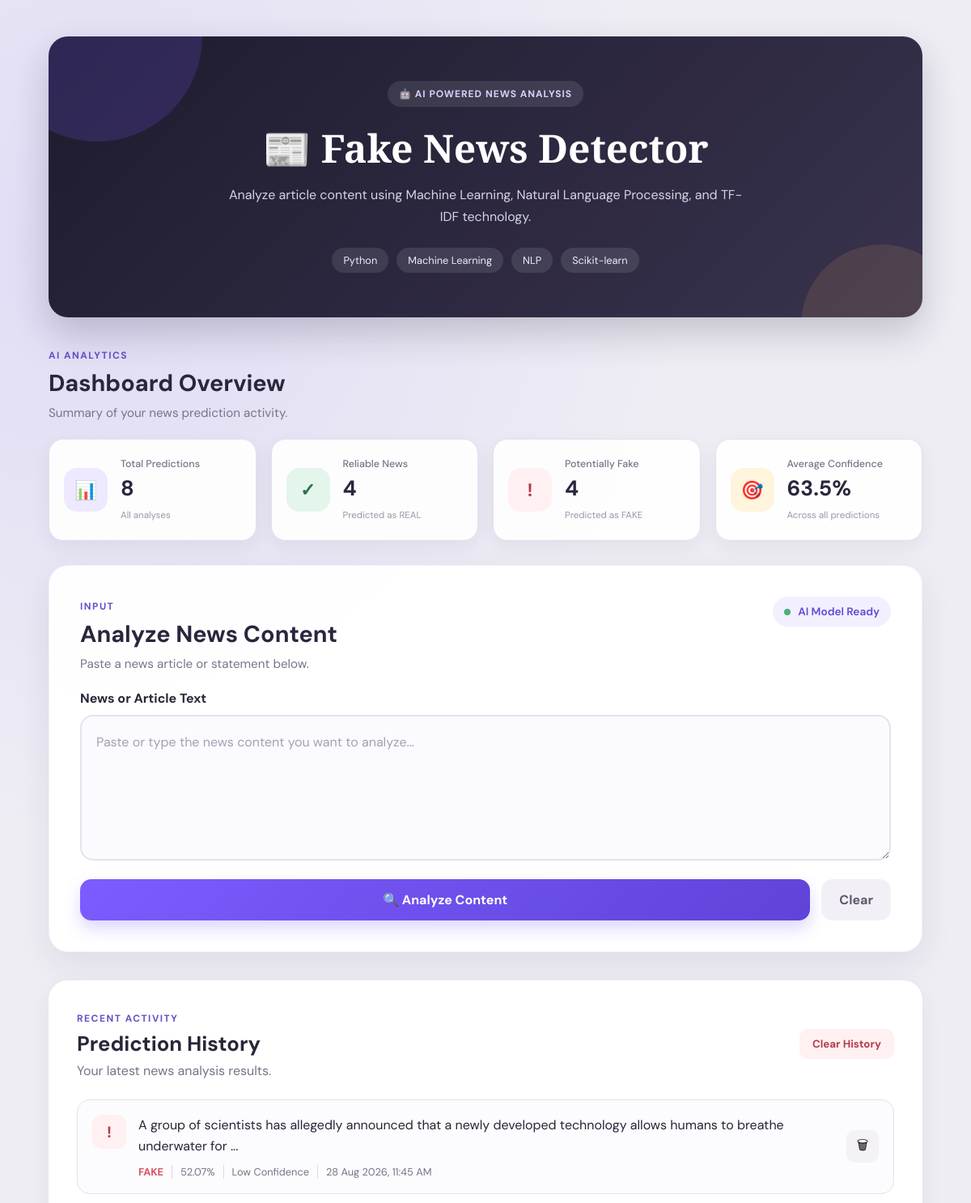
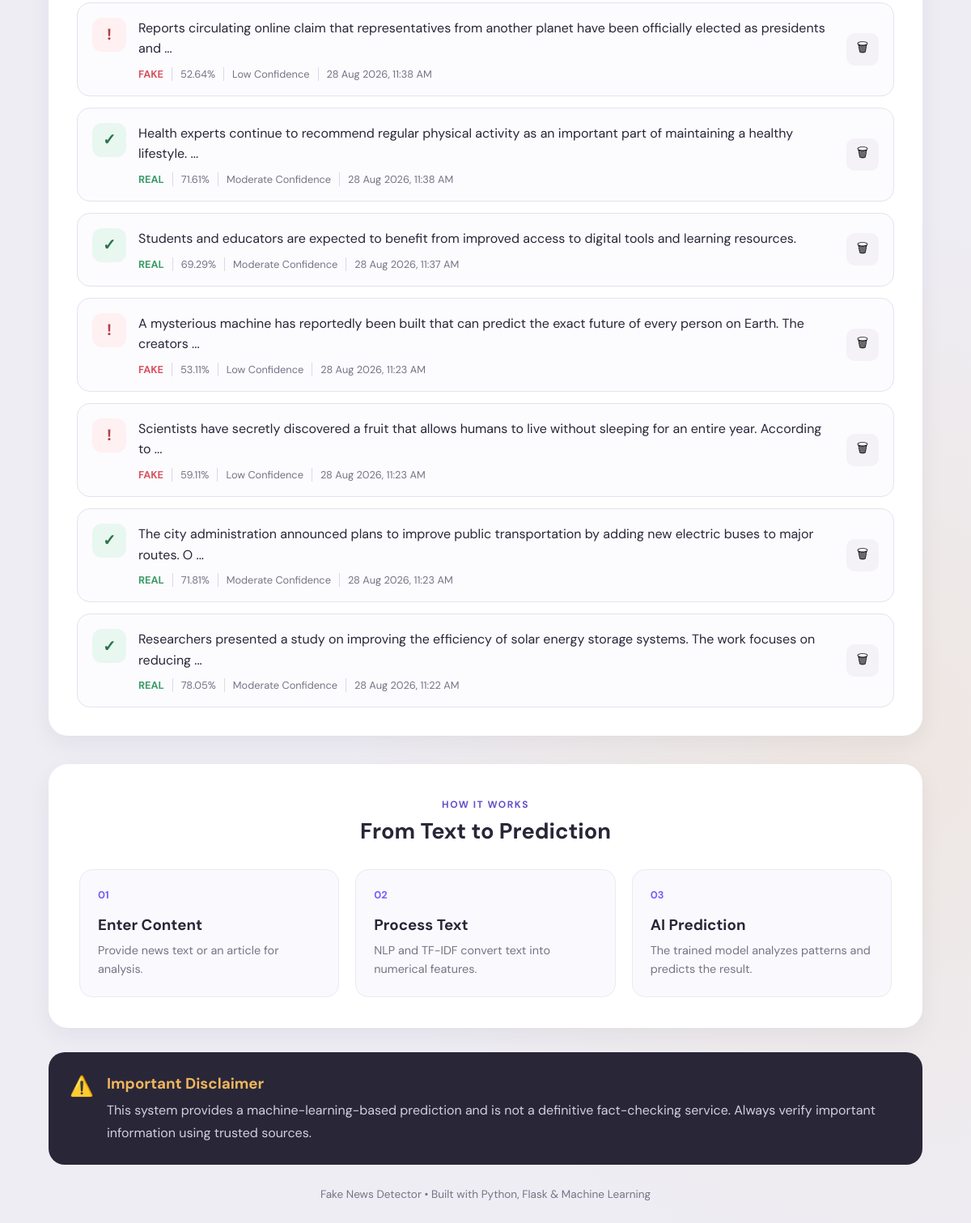
The page / on the database its author committed (2 pictures, top to bottom).
### tables this page shows
CREATE TABLE prediction_history (
            id INTEGER PRIMARY KEY AUTOINCREMENT,
            news_text TEXT NOT NULL,
            prediction TEXT NOT NULL,
            confidence REAL NOT NULL,
            confidence_level TEXT NOT NULL,
            created_at TEXT NOT NULL
        );

### app.py (the view, shortened to what this page needs)
@app.route("/", methods=["GET", "POST"])
def home():
    prediction = None
    confidence = None
    confidence_level = None
    news_text = ""
    error = None
    conn = get_db_connection()
    history = conn.execute(
        """
        SELECT *
        FROM prediction_history
        ORDER BY id DESC
        LIMIT 10
        """
    ).fetchall()
    total_predictions = conn.execute(
        """
        SELECT COUNT(*)
        FROM prediction_history
        """
    ).fetchone()[0]
    total_real = conn.execute(
        """
        SELECT COUNT(*)
        FROM prediction_history
        WHERE prediction = 'REAL'
        """
    ).fetchone()[0]
    total_fake = conn.execute(
        """
        SELECT COUNT(*)
        FROM prediction_history
        WHERE prediction = 'FAKE'
        """
    ).fetchone()[0]
    average_confidence = conn.execute(
        """
        SELECT AVG(confidence)
        FROM prediction_history
        """
    ).fetchone()[0]
    if average_confidence is None:
        average_confidence = 0
    conn.close()
    return render_template(
        "index.html",
        prediction=prediction,
        confidence=confidence,
        confidence_level=confidence_level,
        news_text=news_text,
        error=error,
        history=history,
        total_predictions=total_predictions,
        total_real=total_real,
        total_fake=total_fake,
        average_confidence=average_confidence
    )

### app.py (called while the page is built)
def get_db_connection():
    conn = sqlite3.connect(DATABASE_PATH)
    conn.row_factory = sqlite3.Row
    return conn

### templates/index.html (shortened to what this page needs)
<!DOCTYPE html>
<html lang="en">
<head>
    <link rel="stylesheet"
        href="{{ url_for('static', filename='style.css') }}">
</head>
<body>
    <div class="container">
        <header class="hero">
            <div class="hero-badge">
                🤖 AI POWERED NEWS ANALYSIS
            </div>
            <h1>📰 Fake News Detector</h1>
            <p>
                Analyze article content using Machine Learning,
                Natural Language Processing, and TF-IDF technology.
            </p>
            <div class="hero-tech">
                <span>Python</span>
                <span>Machine Learning</span>
                <span>NLP</span>
                <span>Scikit-learn</span>
            </div>
        </header>
        <section class="stats-section">
            <div class="section-heading">
                <div>
                    <span class="section-tag">AI ANALYTICS</span>
                    <h2>Dashboard Overview</h2>
                    <p>Summary of your news prediction activity.</p>
                </div>
            </div>
            <div class="stats-grid">
                <div class="stat-card">
                    <div class="stat-icon total-icon">
                        📊
                    </div>
                    <div>
                        <span>Total Predictions</span>
                        <h3>
                            {{ total_predictions }}
                        </h3>
                        <small>All analyses</small>
                    </div>
                </div>
                <div class="stat-card">
                    <div class="stat-icon real-icon">
                        ✓
                    </div>
                    <div>
                        <span>Reliable News</span>
                        <h3>
                            {{ total_real }}
                        </h3>
                        <small>Predicted as REAL</small>
                    </div>
                </div>
                <div class="stat-card">
                    <div class="stat-icon fake-icon">
                        !
                    </div>
                    <div>
                        <span>Potentially Fake</span>
                        <h3>
                            {{ total_fake }}
                        </h3>
                        <small>Predicted as FAKE</small>
                    </div>
                </div>
                <div class="stat-card">
                    <div class="stat-icon confidence-icon">
                        🎯
                    </div>
                    <div>
                        <span>Average Confidence</span>
                        <h3>
                            {{ "%.1f"|format(average_confidence) }}%
                        </h3>
                        <small>Across all predictions</small>
                    </div>
                </div>
            </div>
        </section>
        <main class="detector-card">
            <div class="section-heading">
                <div>
                    <span class="section-tag">INPUT</span>
                    <h2>Analyze News Content</h2>
                    <p>
                        Paste a news article or statement below.
                    </p>
                </div>
                <div class="ai-status">
                    <span class="status-dot"></span>
                    AI Model Ready
                </div>
            </div>
            <form method="POST">
                <label for="news_text">
                    News or Article Text
                </label>
                <textarea
                    id="news_text"
                    name="news_text"
                    placeholder="Paste or type the news content you want to analyze..."
                    required>{{ news_text }}</textarea>
                <div class="action-buttons">
                    <button type="submit" class="analyze-btn">
                        <span>🔍</span>
                        Analyze Content
                    </button>
                    <button
                        type="button"
                        class="clear-btn"
                        onclick="document.getElementById('news_text').value=''">
                        Clear
                    </button>
                </div>
            </form>
        </main>
        <section class="history-section">
            <div class="history-header">
                <div>
                    <span class="section-tag">
                        RECENT ACTIVITY
                    </span>
                    <h2>
                        Prediction History
                    </h2>
                    <p>
                        Your latest news analysis results.
                    </p>
                </div>
                {% if history %}
                <form
                    action="{{ url_for('clear_history') }}"
                    method="POST">
                    <button
                        type="submit"
                        class="clear-history-btn">
                        Clear History
                    </button>
                </form>
                {% endif %}
            </div>
            {% if history %}
            <div class="history-list">
                {% for item in history %}
                <div class="history-item">
                    <div class="history-main">
                        <div
                            class="history-result {{ item.prediction|lower }}">
                            {% if item.prediction == "REAL" %}
                            ✓
                            {% else %}
                            !
                            {% endif %}
                        </div>
                        <div class="history-content">
                            <p class="history-text">
                                {{ item.news_text[:120] }}
                                {% if item.news_text|length > 120 %}
                                ...
                                {% endif %}
                            </p>
                            <div class="history-meta">
                                <span
                                    class="history-prediction {{ item.prediction|lower }}">
                                    {{ item.prediction }}
                                </span>
                                <span>
                                    {{ "%.2f"|format(item.confidence) }}%
                                </span>
                                <span>
                                    {{ item.confidence_level }} Confidence
                                </span>
                                <span>
                                    {{ item.created_at }}
                                </span>
                            </div>
                        </div>
                    </div>
                    <form
                        action="{{ url_for('delete_history', history_id=item.id) }}"
                        method="POST">
                        <button
                            type="submit"
                            class="delete-history-btn"
                            title="Delete prediction">
                            🗑
                        </button>
                    </form>
                </div>
                {% endfor %}
            </div>
            {% endif %}
        </section>
        <section class="workflow">
            <div class="workflow-heading">
                <span class="section-tag">
                    HOW IT WORKS
                </span>
                <h2>
                    From Text to Prediction
                </h2>
            </div>
            <div class="workflow-grid">
                <div class="workflow-step">
                    <div class="step-number">
                        01
                    </div>
                    <h3>
                        Enter Content
                    </h3>
                    <p>
                        Provide news text or an article for analysis.
                    </p>
                </div>
                <div class="workflow-step">
                    <div class="step-number">
                        02
                    </div>
                    <h3>
                        Process Text
                    </h3>
                    <p>
                        NLP and TF-IDF convert text into numerical features.
                    </p>
                </div>
                <div class="workflow-step">
                    <div class="step-number">
                        03
                    </div>
                    <h3>
                        AI Prediction
                    </h3>
                    <p>
                        The trained model analyzes patterns
                        and predicts the result.
                    </p>
                </div>
            </div>
        </section>
        <section class="disclaimer">
            <div class="disclaimer-icon">
                ⚠️
            </div>
            <div>
                <h3>
                    Important Disclaimer
                </h3>
                <p>
                    This system provides a machine-learning-based prediction
                    and is not a definitive fact-checking service.
                    Always verify important information using trusted sources.
                </p>
            </div>
        </section>
        <footer>
            <p>
                Fake News Detector • Built with Python,
                Flask & Machine Learning
            </p>
        </footer>
    </div>
</body>
</html>

### rows shown on the page
prediction_history: news_text "A group of scientists has allegedly announced that a newly developed technology allows humans to breathe underwater for", prediction "FAKE", confidence "52.07", confidence_level "Low", created_at "28 Aug 2026, 11:45 AM"
prediction_history: news_text "Reports circulating online claim that representatives from another planet have been officially elected as presidents and", prediction "FAKE", confidence "52.64", confidence_level "Low", created_at "28 Aug 2026, 11:38 AM"
prediction_history: news_text "Health experts continue to recommend regular physical activity as an important part of maintaining a healthy lifestyle.", prediction "REAL", confidence "71.61", confidence_level "Moderate", created_at "28 Aug 2026, 11:38 AM"
prediction_history: news_text "Students and educators are expected to benefit from improved access to digital tools and learning resources.", prediction "REAL", confidence "69.29", confidence_level "Moderate", created_at "28 Aug 2026, 11:37 AM"
prediction_history: news_text "A mysterious machine has reportedly been built that can predict the exact future of every person on Earth. The creators", prediction "FAKE", confidence "53.11", confidence_level "Low", created_at "28 Aug 2026, 11:23 AM"
prediction_history: news_text "Scientists have secretly discovered a fruit that allows humans to live without sleeping for an entire year. According to", prediction "FAKE", confidence "59.11", confidence_level "Low", created_at "28 Aug 2026, 11:23 AM"
prediction_history: news_text "The city administration announced plans to improve public transportation by adding new electric buses to major routes. O", prediction "REAL", confidence "71.81", confidence_level "Moderate", created_at "28 Aug 2026, 11:23 AM"
prediction_history: news_text "Researchers presented a study on improving the efficiency of solar energy storage systems. The work focuses on reducing", prediction "REAL", confidence "78.05", confidence_level "Moderate", created_at "28 Aug 2026, 11:22 AM"

### other values the page prints
{{ total_predictions }} "8"
{{ total_real }} "4"
{{ total_fake }} "4"
{{ "%.1f"|format(average_confidence) }} "63.5"
